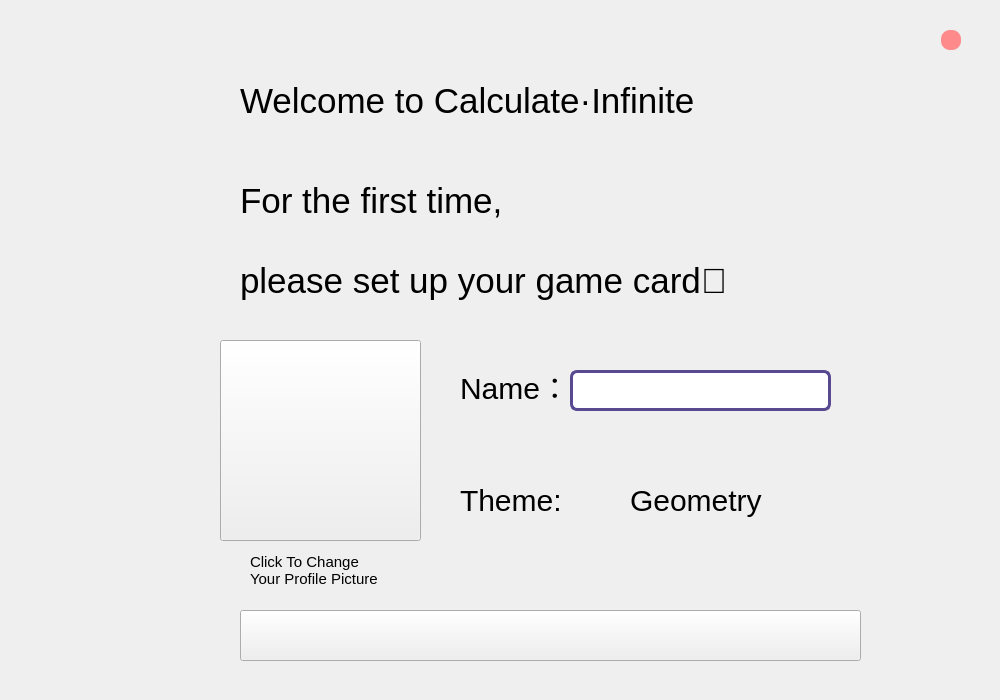
<?xml version="1.0" encoding="UTF-8"?>
<ui version="4.0">
 <class>Welcome</class>
 <widget class="QMainWindow" name="Welcome">
  <property name="geometry">
   <rect>
    <x>0</x>
    <y>0</y>
    <width>1000</width>
    <height>700</height>
   </rect>
  </property>
  <property name="font">
   <font>
    <pointsize>8</pointsize>
   </font>
  </property>
  <property name="windowTitle">
   <string>MainWindow</string>
  </property>
  <property name="styleSheet">
   <string notr="true">QWidget#centralwidget{
border-radius:10px;
border-image: url(:/BG/BG/bd.png);
}</string>
  </property>
  <widget class="QWidget" name="centralwidget">
   <widget class="QPushButton" name="Close">
    <property name="geometry">
     <rect>
      <x>941</x>
      <y>30</y>
      <width>20</width>
      <height>20</height>
     </rect>
    </property>
    <property name="toolTip">
     <string/>
    </property>
    <property name="styleSheet">
     <string notr="true">background-color: rgb(255, 138, 140);
border-radius:9px;</string>
    </property>
    <property name="text">
     <string/>
    </property>
   </widget>
   <widget class="QLabel" name="label">
    <property name="geometry">
     <rect>
      <x>240</x>
      <y>40</y>
      <width>541</width>
      <height>121</height>
     </rect>
    </property>
    <property name="toolTip">
     <string/>
    </property>
    <property name="styleSheet">
     <string notr="true">border-image: url();
font-size:35px
</string>
    </property>
    <property name="text">
     <string>Welcome to Calculate·Infinite</string>
    </property>
   </widget>
   <widget class="QLabel" name="label_2">
    <property name="geometry">
     <rect>
      <x>240</x>
      <y>160</y>
      <width>661</width>
      <height>161</height>
     </rect>
    </property>
    <property name="toolTip">
     <string/>
    </property>
    <property name="styleSheet">
     <string notr="true">border-image: url();
font-size:35px
</string>
    </property>
    <property name="text">
     <string>For the first time, 

please set up your game card🤗</string>
    </property>
   </widget>
   <widget class="QPushButton" name="Header">
    <property name="geometry">
     <rect>
      <x>220</x>
      <y>340</y>
      <width>201</width>
      <height>201</height>
     </rect>
    </property>
    <property name="toolTip">
     <string/>
    </property>
    <property name="styleSheet">
     <string notr="true">border-image: url(:/BG/BG/boss_3.jpg);</string>
    </property>
    <property name="text">
     <string/>
    </property>
   </widget>
   <widget class="QLineEdit" name="lineEdit">
    <property name="geometry">
     <rect>
      <x>570</x>
      <y>370</y>
      <width>261</width>
      <height>41</height>
     </rect>
    </property>
    <property name="toolTip">
     <string/>
    </property>
    <property name="styleSheet">
     <string notr="true">border-width:3px;
border-radius:7px;
border-style: solid;
border-color:rgb(88, 73, 145);
font-size:25px;
</string>
    </property>
    <property name="text">
     <string/>
    </property>
    <property name="maxLength">
     <number>8</number>
    </property>
   </widget>
   <widget class="QLabel" name="label_3">
    <property name="geometry">
     <rect>
      <x>460</x>
      <y>480</y>
      <width>181</width>
      <height>41</height>
     </rect>
    </property>
    <property name="toolTip">
     <string/>
    </property>
    <property name="styleSheet">
     <string notr="true">border-image: url();
font-size:30px
</string>
    </property>
    <property name="text">
     <string>Theme:</string>
    </property>
   </widget>
   <widget class="QLabel" name="label_4">
    <property name="geometry">
     <rect>
      <x>630</x>
      <y>480</y>
      <width>151</width>
      <height>41</height>
     </rect>
    </property>
    <property name="toolTip">
     <string/>
    </property>
    <property name="styleSheet">
     <string notr="true">border-image: url();
font-size:30px
</string>
    </property>
    <property name="text">
     <string>Geometry</string>
    </property>
   </widget>
   <widget class="QPushButton" name="Goo">
    <property name="geometry">
     <rect>
      <x>240</x>
      <y>610</y>
      <width>621</width>
      <height>51</height>
     </rect>
    </property>
    <property name="toolTip">
     <string/>
    </property>
    <property name="styleSheet">
     <string notr="true"/>
    </property>
    <property name="text">
     <string/>
    </property>
   </widget>
   <widget class="QLabel" name="label_5">
    <property name="geometry">
     <rect>
      <x>250</x>
      <y>540</y>
      <width>241</width>
      <height>61</height>
     </rect>
    </property>
    <property name="toolTip">
     <string/>
    </property>
    <property name="styleSheet">
     <string notr="true">border-image: url();
font-size:15px
</string>
    </property>
    <property name="text">
     <string>Click To Change 
Your Profile Picture</string>
    </property>
   </widget>
   <widget class="QLabel" name="label_6">
    <property name="geometry">
     <rect>
      <x>460</x>
      <y>360</y>
      <width>121</width>
      <height>51</height>
     </rect>
    </property>
    <property name="toolTip">
     <string/>
    </property>
    <property name="styleSheet">
     <string notr="true">border-image: url();
font-size:30px
</string>
    </property>
    <property name="text">
     <string>Name：</string>
    </property>
   </widget>
  </widget>
 </widget>
 <resources/>
 <connections/>
</ui>
